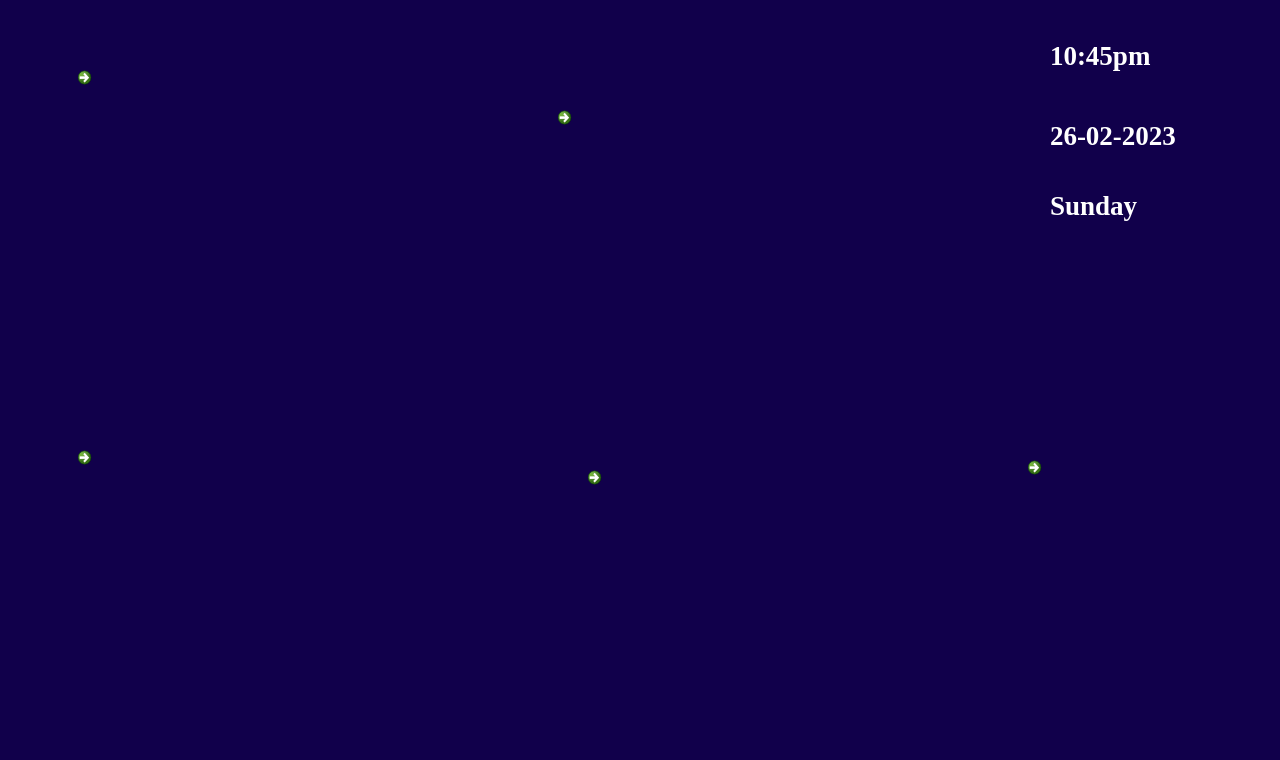
<?xml version="1.0" encoding="UTF-8"?>
<ui version="4.0">
 <class>MainWindow</class>
 <widget class="QMainWindow" name="MainWindow">
  <property name="geometry">
   <rect>
    <x>0</x>
    <y>0</y>
    <width>1280</width>
    <height>760</height>
   </rect>
  </property>
  <property name="windowTitle">
   <string>MainWindow</string>
  </property>
  <property name="styleSheet">
   <string notr="true">background-color: rgb(17, 0, 75);
</string>
  </property>
  <widget class="QWidget" name="centralwidget">
   <widget class="QLabel" name="label">
    <property name="geometry">
     <rect>
      <x>1050</x>
      <y>20</y>
      <width>131</width>
      <height>71</height>
     </rect>
    </property>
    <property name="font">
     <font>
      <family>Times New Roman</family>
      <pointsize>20</pointsize>
      <weight>75</weight>
      <bold>true</bold>
     </font>
    </property>
    <property name="styleSheet">
     <string notr="true">color: rgb(255, 255, 255);</string>
    </property>
    <property name="text">
     <string>10:45pm</string>
    </property>
   </widget>
   <widget class="QLabel" name="label_2">
    <property name="geometry">
     <rect>
      <x>1050</x>
      <y>100</y>
      <width>171</width>
      <height>71</height>
     </rect>
    </property>
    <property name="font">
     <font>
      <family>Times New Roman</family>
      <pointsize>20</pointsize>
      <weight>75</weight>
      <bold>true</bold>
     </font>
    </property>
    <property name="styleSheet">
     <string notr="true">color: rgb(255, 255, 255);</string>
    </property>
    <property name="text">
     <string>26-02-2023</string>
    </property>
   </widget>
   <widget class="QLabel" name="label_3">
    <property name="geometry">
     <rect>
      <x>1050</x>
      <y>170</y>
      <width>131</width>
      <height>71</height>
     </rect>
    </property>
    <property name="font">
     <font>
      <family>Times New Roman</family>
      <pointsize>20</pointsize>
      <weight>75</weight>
      <bold>true</bold>
     </font>
    </property>
    <property name="styleSheet">
     <string notr="true">color: rgb(255, 255, 255);</string>
    </property>
    <property name="text">
     <string>Sunday</string>
    </property>
   </widget>
   <widget class="QCommandLinkButton" name="commandLinkButton">
    <property name="geometry">
     <rect>
      <x>70</x>
      <y>440</y>
      <width>221</width>
      <height>191</height>
     </rect>
    </property>
    <property name="text">
     <string/>
    </property>
    <property name="icon">
     <iconset>
      <normaloff>../Image/systemsettings.png</normaloff>../Image/systemsettings.png</iconset>
    </property>
    <property name="iconSize">
     <size>
      <width>200</width>
      <height>200</height>
     </size>
    </property>
   </widget>
   <widget class="QCommandLinkButton" name="commandLinkButton_2">
    <property name="geometry">
     <rect>
      <x>70</x>
      <y>60</y>
      <width>221</width>
      <height>191</height>
     </rect>
    </property>
    <property name="text">
     <string/>
    </property>
    <property name="icon">
     <iconset>
      <normaloff>../Image/testprofile.png</normaloff>../Image/testprofile.png</iconset>
    </property>
    <property name="iconSize">
     <size>
      <width>200</width>
      <height>200</height>
     </size>
    </property>
   </widget>
   <widget class="QCommandLinkButton" name="commandLinkButton_3">
    <property name="geometry">
     <rect>
      <x>550</x>
      <y>100</y>
      <width>261</width>
      <height>111</height>
     </rect>
    </property>
    <property name="text">
     <string/>
    </property>
    <property name="icon">
     <iconset>
      <normaloff>../Image/Logo.jpg</normaloff>../Image/Logo.jpg</iconset>
    </property>
    <property name="iconSize">
     <size>
      <width>250</width>
      <height>300</height>
     </size>
    </property>
   </widget>
   <widget class="QCommandLinkButton" name="commandLinkButton_4">
    <property name="geometry">
     <rect>
      <x>580</x>
      <y>460</y>
      <width>131</width>
      <height>151</height>
     </rect>
    </property>
    <property name="text">
     <string/>
    </property>
    <property name="icon">
     <iconset>
      <normaloff>../Image/home.png</normaloff>../Image/home.png</iconset>
    </property>
    <property name="iconSize">
     <size>
      <width>200</width>
      <height>200</height>
     </size>
    </property>
   </widget>
   <widget class="QCommandLinkButton" name="commandLinkButton_5">
    <property name="geometry">
     <rect>
      <x>1020</x>
      <y>450</y>
      <width>171</width>
      <height>171</height>
     </rect>
    </property>
    <property name="text">
     <string/>
    </property>
    <property name="icon">
     <iconset>
      <normaloff>../Image/shutdown.png</normaloff>../Image/shutdown.png</iconset>
    </property>
    <property name="iconSize">
     <size>
      <width>150</width>
      <height>180</height>
     </size>
    </property>
   </widget>
  </widget>
  <widget class="QMenuBar" name="menubar">
   <property name="geometry">
    <rect>
     <x>0</x>
     <y>0</y>
     <width>1280</width>
     <height>26</height>
    </rect>
   </property>
  </widget>
  <widget class="QStatusBar" name="statusbar"/>
 </widget>
 <resources/>
 <connections/>
</ui>
